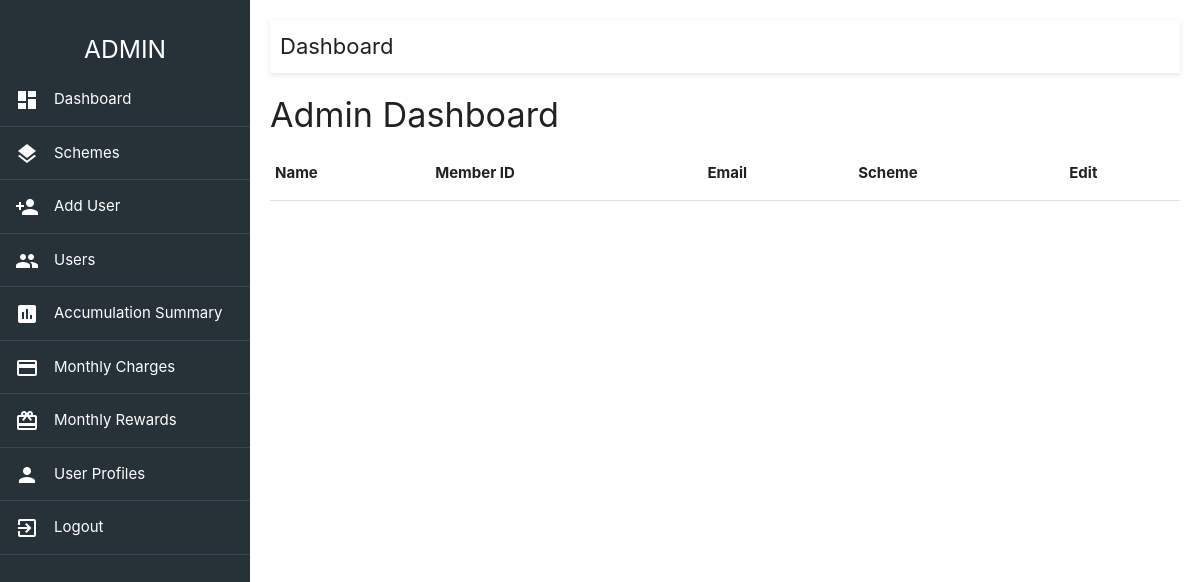
The page /admin-dashboard/ (signed in) on the database as committed earlier.
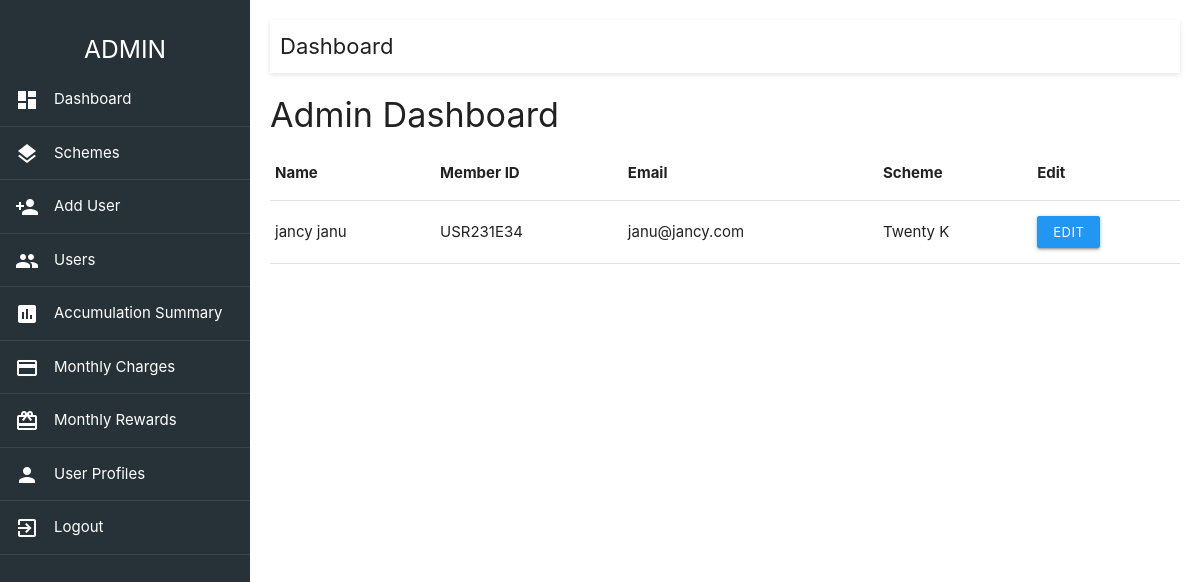
The same page on the database as committed later.
### app/models.py (models this page shows, shortened)
class UserProfile(models.Model):
    user = models.OneToOneField(User, on_delete=models.CASCADE)
    scheme = models.ForeignKey(Scheme, on_delete=models.SET_NULL, null=True)
    member_id = models.CharField(max_length=20, unique=True, blank=True)

class Scheme(models.Model):
    name = models.CharField(max_length=100)
    amount = models.PositiveIntegerField()
    monthly_reward_text = models.CharField(max_length=255)
    monthly_charge = models.PositiveIntegerField()

### app/views.py (the view)
# urls.py: path('admin-dashboard/', admin_dashboard, name='admin_dashboard'),
@login_required
def admin_dashboard(request):
    if not request.user.is_superuser:
        return redirect("/")
    profiles = UserProfile.objects.select_related("user", "scheme").all()
    return render(request, "admin_dashboard.html", {
        "profiles": profiles
    })

### templates/admin_dashboard.html
{% extends "admin_base.html" %}
{% block content %}
<h4>Admin Dashboard</h4>
<table class="highlight">
    <thead>
        <tr>
            <th>Name</th>
            <th>Member ID</th>
            <th>Email</th>
            <th>Scheme</th>
            <th>Edit</th>
        </tr>
    </thead>
    <tbody>
        {% for p in profiles %}
        <tr>
            <td>{{ p.user.first_name }} {{ p.user.last_name }}</td>
            <td>{{ p.member_id }}</td>
            <td>{{ p.user.email }}</td>
            <td>{% if p.scheme %}{{ p.scheme.name }}{% else %}-{% endif %}</td>
            <td>
                <a href="/admin-user-profile/{{ p.user.id }}/" class="btn-small blue">
                    Edit
                </a>
            </td>
        </tr>
        {% endfor %}
    </tbody>
</table>
{% endblock %}

### templates/admin_base.html (shortened to what this page needs)
<!DOCTYPE html>
<html lang="en">
<head>
    <link rel="stylesheet" href="https://cdnjs.cloudflare.com/ajax/libs/materialize/1.0.0/css/materialize.min.css">
</head>
<body>
    <div id="sidebar">
        <h5 class="center-align">ADMIN</h5>
        <a href="/admin-dashboard/"><i class="material-icons left">dashboard</i> Dashboard</a>
        <a href="/admin/app/scheme/"><i class="material-icons left">layers</i> Schemes</a>
        <a href="/admin-add-user/"><i class="material-icons left">person_add</i> Add User</a>
        <a href="/admin/auth/user/"><i class="material-icons left">group</i> Users</a>
        <a href="/admin-members-summary/"><i class="material-icons left">assessment</i> Accumulation Summary</a>
        <a href="/admin/app/monthlycharge/"><i class="material-icons left">payment</i> Monthly Charges</a>
        <a href="/admin/app/monthlyreward/"><i class="material-icons left">card_giftcard</i> Monthly Rewards</a>
        <a href="/admin/app/userprofile/"><i class="material-icons left">person</i> User Profiles</a>
        <a href="/admin/logout/"><i class="material-icons left">exit_to_app</i> Logout</a>
</div>
    <div id="content">
        <div class="topbar">
            <span style="font-size: 22px;">{{ title|default:"Dashboard" }}</span>
        </div>
        {% block content %}
        {% endblock %}
    </div>
</body>
</html>

### templates/admin_base.html (style rules this page uses)
body { display: flex; min-height: 100vh; margin: 0; }
#sidebar { width: 250px; background: #263238; color: white; padding-top: 20px; }
#sidebar a { color: white; display: block; padding: 15px; border-bottom: 1px solid #37474f; }
#content { flex: 1; padding: 20px; }
.topbar { padding: 10px; background: white; box-shadow: 0px 2px 5px rgba(0,0,0,0.1); margin-bottom: 20px; }

Rows that differ between the two databases and show on the page:
added UserProfile: user.first_name "jancy", user.last_name "janu", member_id "USR231E34", user.email "janu@jancy.com", scheme.name "Twenty K"
